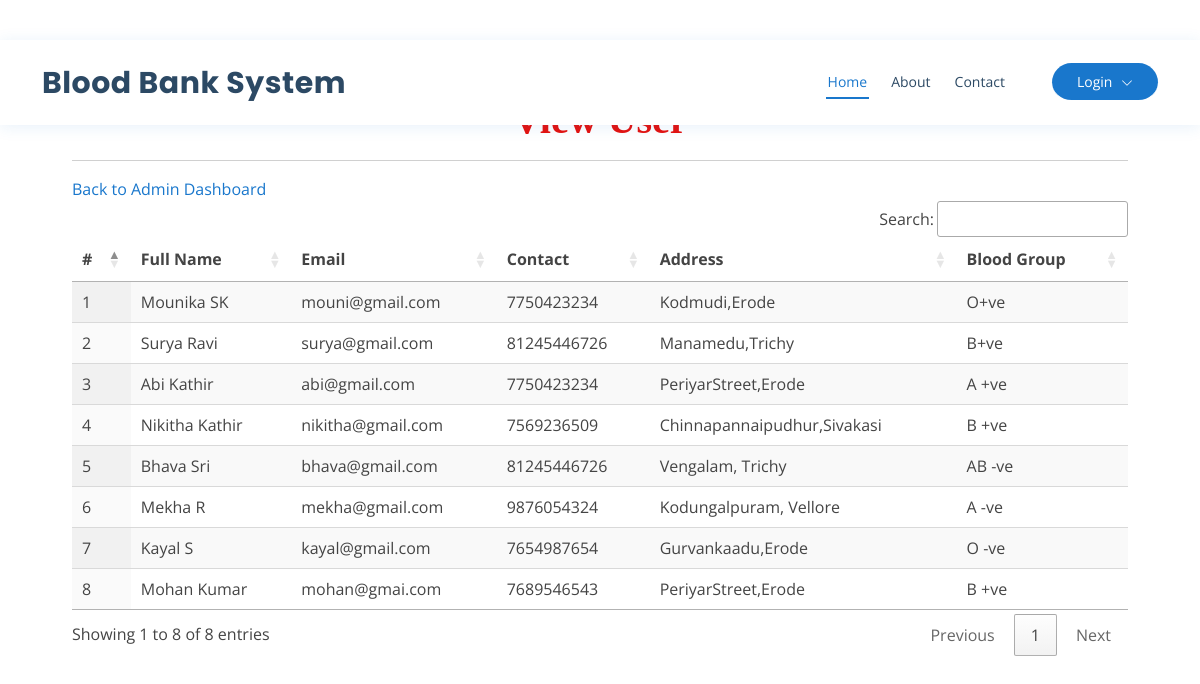
Page /view_user on the committed database.
### bloodapp/models.py (models this page shows, shortened)
class user(models.Model):
    fname=models.CharField(max_length=50)
    lname=models.CharField(max_length=50)
    uname=models.CharField(max_length=30)
    pwd=models.CharField(max_length=10)
    email=models.EmailField()
    contact=models.IntegerField()
    dob=models.DateField()
    add=models.CharField(max_length=80)
    bloodgroup=models.CharField(max_length=5)
    class Meta:
        db_table="user"

### bloodapp/views.py (the view)
# urls.py: path('view_user',views.view_user),
def view_user(request):
    data = user.objects.all()
    return render(request,'view_user.html',{'d':data})

### bloodapp/templates/view_user.html
{% extends 'index.html' %}
{% load static %}
{% block body %}
<div class="container-fluid" style="width:90%;margin-top:8%">
                    <div class="container-fluid">
                        <h1 align="center" style="font-weight:bold;font-family : 'Monotype Corsiva' ; color : #E6120E ;margin-top:4%">View User</h1>
                         </div><hr>
                                <table id="example" class="display" style="width:100%">
                                  <thead>
                                    <tr>
                                      <th>#</th>
                                      <th>Full Name</th>
                                      <th>Email</th>
                                      <th>Contact</th>
                                      <th>Address</th>
                                      <th>Blood Group</th>
                                  </tr>
                              </thead>
                              <tbody>
                              {% for i in d %}
                                <tr>
                                  <td>{{forloop.counter}}</td>
                                  <td>{{i.fname}} {{i.lname}}</td>
                                  <td>{{i.email}}</td>
                                  <td>{{i.contact}}</td>
                                  <td>{{i.add}}</td>
                                  <td>{{i.bloodgroup}}</td>
                              </tr>
                              {% endfor %}
                          </tbody>
                          <a href="admin_home">Back to Admin Dashboard</a>
                      </table>
                  </div>
{% endblock %}

### bloodapp/templates/index.html (shortened to what this page needs)
{% load static %}
<!DOCTYPE html>
<html lang="en">
<head>
  <link href="{% static 'vendor/fontawesome-free/css/all.min.css' %}" rel="stylesheet">
  <link href="{% static 'vendor/animate.css/animate.min.css' %}" rel="stylesheet">
  <link href="{% static 'vendor/bootstrap/css/bootstrap.min.css' %}" rel="stylesheet">
  <link href="{% static 'vendor/bootstrap-icons/bootstrap-icons.css' %}" rel="stylesheet">
  <link href="{% static 'vendor/boxicons/css/boxicons.min.css' %}" rel="stylesheet">
  <link href="{% static 'vendor/glightbox/css/glightbox.min.css' %}" rel="stylesheet">
  <link href="{% static 'vendor/remixicon/remixicon.css' %}" rel="stylesheet">
  <link href="{% static 'vendor/swiper/swiper-bundle.min.css' %}" rel="stylesheet">
  <link href="{% static 'css/style.css' %}" rel="stylesheet">
  <link rel="stylesheet" href="https://cdnjs.cloudflare.com/ajax/libs/font-awesome/4.7.0/css/font-awesome.min.css">
  <link rel='stylesheet' type='text/css' href="https://cdn.datatables.net/1.10.21/css/jquery.dataTables.min.css">
  <link rel='stylesheet' type='text/css' href="https://cdn.datatables.net/buttons/1.6.2/css/buttons.dataTables.min.css">
</head>
<body>
  <header id="header" class="fixed-top">
    <div class="container d-flex align-items-center">
      <h1 class="logo me-auto"><a href="index.html">Blood Bank System</a></h1>
      {% if request.user.is_staff %}
      <nav id="navbar" class="navbar order-last order-lg-0">
        <ul>
          <li><a class="nav-link scrollto active" href="{% url 'admin_home' %}">Home</a></li>
          <li class="dropdown"><a href="#"><span>Category</span> <i class="bi bi-chevron-down"></i></a>
            <ul>
              <li><a href="/add_category">Add Blood Category</a></li>
              <li><a href="/view_category">View Blood Category</a></li>
            </ul>
          </li>
          <li><a class="nav-link scrollto" href="/view_user">Users</a></li>
          <li><a class="nav-link scrollto" href="/all_order">All Order</a></li>
          <li class="dropdown"><a href="#"><span>Blood Donation</span> <i class="bi bi-chevron-down"></i></a>
            <ul>
              <li><a href="/request_blood">Request for Blood</a></li>
              <li><a href="/donator_blood">Donate for Blood</a></li>
            </ul>
          </li>
          <li class="dropdown">
            <a href="#" class="appointment-btn scrollto" style="color: #fff;"><span class="d-none d-md-inline">Welcome,</span> {{request.user.username}} <i class="bi bi-chevron-down"></i></a>
            <ul>
              <li><a href="{% url 'change_password' %}">Password</a></li>
              <li><a href="{% url 'logout' %}">Logout</a></li>
            </ul>
          </li>
        </ul>
        <i class="bi bi-list mobile-nav-toggle"></i>
      </nav>
      {% else %}
      <nav id="navbar" class="navbar order-last order-lg-0">
        <ul>
          <li><a class="nav-link scrollto active" href="/#hero">Home</a></li>
          <li><a class="nav-link scrollto" href="/#about">About</a></li>
          <li><a class="nav-link scrollto" href="#contact">Contact</a></li>
        </ul>
      </nav>
      <nav id="navbar" class="navbar order-last order-lg-0">
        <ul>
        <li class="dropdown">
          <a href="#" class="appointment-btn scrollto" style="color: #fff;"><span class="d-none d-md-inline">Login</span> <i class="bi bi-chevron-down"></i></a>
        </li>
      </ul>
    </nav>
      {% endif %}
  </header>
  <div class="mt-5 mb-5" style="margin-top:14%">
  {% block body %}
  {% endblock %}
  </div>
</body>
</html>

### bloodapp/static/css/style.css (style rules this page uses)
body { font-family: "Open Sans", sans-serif; color: #444444; }
a { color: #1977cc; text-decoration: none; }
h1, h2, h3, h4, h5, h6 { font-family: "Raleway", sans-serif; }
#header { background: #fff; transition: all 0.5s; z-index: 997; padding: 15px 0; top: 40px; box-shadow: 0px 2px 15px rgba(25, 119, 204, 0.1); }
#header .logo { font-size: 30px; margin: 0; padding: 0; line-height: 1; font-weight: 700; letter-spacing: 0.5px; font-family: "Poppins", sans-serif; }
#header .logo a { color: #2c4964; }
.appointment-btn { margin-left: 25px; background: #1977cc; color: #fff; border-radius: 50px; padding: 8px 25px; white-space: nowrap; transition: 0.3s; font-size: 14px; display: inline-block; }
.navbar { padding: 0; }
.navbar ul { margin: 0; padding: 0; display: flex; list-style: none; align-items: center; }
.navbar li { position: relative; }
.navbar>ul>li { position: relative; white-space: nowrap; padding: 8px 0 8px 20px; }
.navbar a, .navbar a:focus { display: flex; align-items: center; justify-content: space-between; font-size: 14px; color: #2c4964; white-space: nowrap; transition: 0.3s; border-bottom: 2px solid #fff; padding: 5px 2px; }
.navbar a i, .navbar a:focus i { font-size: 12px; line-height: 0; margin-left: 5px; }
.navbar a:hover, .navbar .active, .navbar .active:focus, .navbar li:hover>a { color: #1977cc; border-color: #1977cc; }
.dropdown .appointment-btn { margin-left: 25px; background: #1977cc; color: #fff; border-radius: 50px; padding: 8px 25px; white-space: nowrap; transition: 0.3s; font-size: 14px; display: inline-block; }
.appointment-btn { color: #fff; }

### rows in the picture
user: fname "Mounika", lname "SK", email "mouni@gmail.com", contact "7750423234", add "Kodmudi,Erode", bloodgroup "O+ve"
user: fname "Surya", lname "Ravi", email "surya@gmail.com", contact "81245446726", add "Manamedu,Trichy", bloodgroup "B+ve"
user: fname "Abi", lname "Kathir", email "abi@gmail.com", contact "7750423234", add "PeriyarStreet,Erode", bloodgroup "A +ve"
user: fname "Nikitha", lname "Kathir", email "nikitha@gmail.com", contact "7569236509", add "Chinnapannaipudhur,Sivakasi", bloodgroup "B +ve"
user: fname "Bhava", lname "Sri", email "bhava@gmail.com", contact "81245446726", add "Vengalam, Trichy", bloodgroup "AB -ve"
user: fname "Mekha", lname "R", email "mekha@gmail.com", contact "9876054324", add "Kodungalpuram, Vellore", bloodgroup "A -ve"
user: fname "Kayal", lname "S", email "kayal@gmail.com", contact "7654987654", add "Gurvankaadu,Erode", bloodgroup "O -ve"
user: fname "Mohan", lname "Kumar", email "mohan@gmai.com", contact "7689546543", add "PeriyarStreet,Erode", bloodgroup "B +ve"
